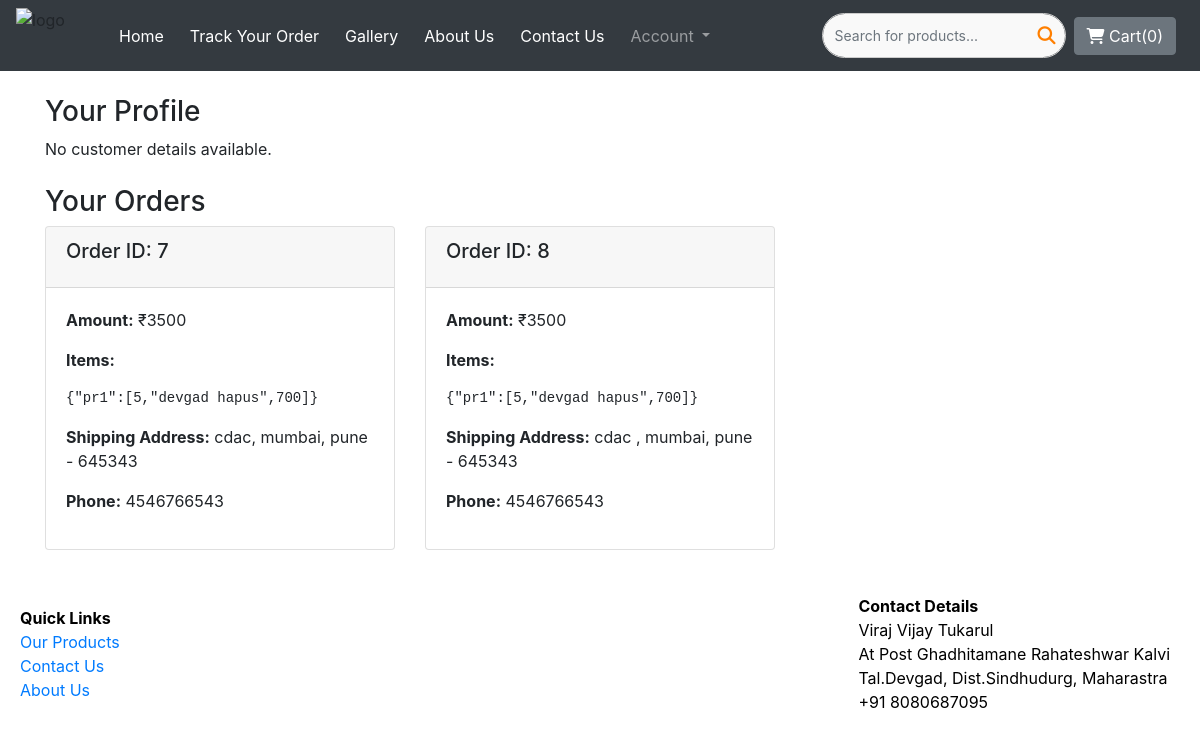
/profile_user/ (signed in), run on an earlier commit of the app's database.
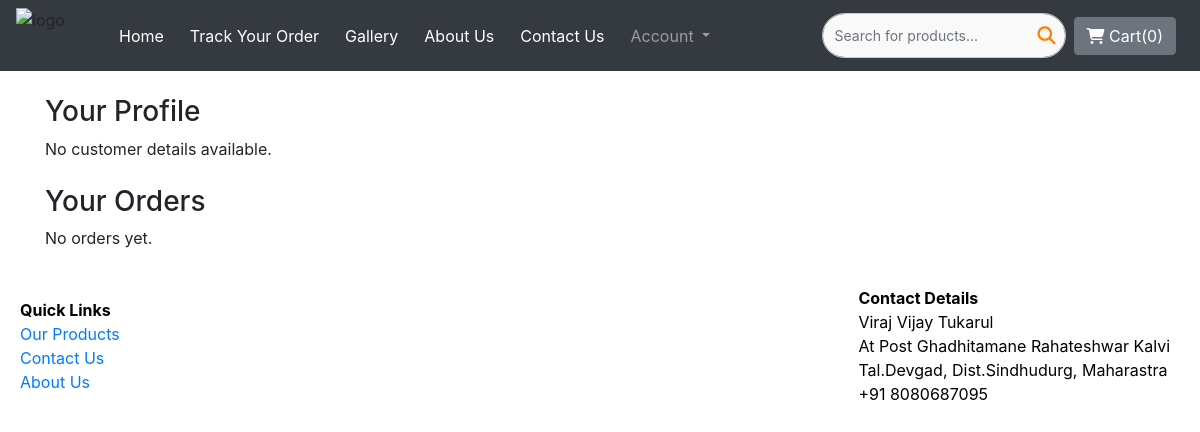
And on a later commit of the database.
### mango_shop/models.py (models this page shows)
class Orders(models.Model):
    user = models.ForeignKey(User, on_delete=models.CASCADE, null=True, blank=True) # new
    order_id = models.AutoField(primary_key=True)
    items_json = models.CharField(max_length=5000)
    amount = models.IntegerField(default=0)
    name = models.CharField(max_length=100)
    email = models.EmailField(max_length=100)
    address = models.CharField(max_length=150)
    city = models.CharField(max_length=90)
    state = models.CharField(max_length=100)
    zip_code = models.TextField(max_length=10)
    phone = models.TextField(max_length=30, default="")

### mango_shop/views.py (the view)
# urls.py: path('profile_user/', views.profile, name='Mango_shop - profile'),
@login_required
def profile(request):
    user = request.user
    customers = CustomerDetails.objects.filter(user=user)
    orders = Orders.objects.filter(user=user)
    return render(request, 'mango_shop/profile_user.html', {'customers': customers, 'orders': orders})

### mango_shop/templates/mango_shop/profile_user.html (shortened to what this page needs)
{% extends 'mango_shop/basic.html' %}
{% block body %}
<div class="container mt-4">
    <h3>Your Profile</h3>
    {% if customers %}
        <div class="list-group">
            {% for customer in customers %}
                <div class="list-group-item mb-2">
                    <h5 class="mb-1">{{ customer.name }}</h5>
                    <p class="mb-1"><strong>Email:</strong> {{ customer.email }}</p>
                    <p class="mb-1"><strong>Phone:</strong> {{ customer.phone }}</p>
                    <p class="mb-1"><strong>Address:</strong> {{ customer.address }}, {{ customer.city }}, {{ customer.state }} - {{ customer.zip_code }}</p>
                </div>
            {% endfor %}
        </div>
    {% else %}
        <p>No customer details available.</p>
    {% endif %}
</div>
<div class="container mt-4">
    <h3>Your Orders</h3>
    {% if orders %}
        <div class="row">
            {% for order in orders %}
                <div class="col-md-4 mb-4">
                    <div class="card">
                        <div class="card-header">
                            <h5 class="card-title">Order ID: {{ order.order_id }}</h5>
                        </div>
                        <div class="card-body">
                            <p><strong>Amount:</strong> ₹{{ order.amount }}</p>
                            <p><strong>Items:</strong></p>
                            <pre>{{ order.items_json }}</pre>
                            <p><strong>Shipping Address:</strong> {{ order.address }}, {{ order.city }}, {{ order.state }} - {{ order.zip_code }}</p>
                            <p><strong>Phone:</strong> {{ order.phone }}</p>
                        </div>
                    </div>
                </div>
            {% endfor %}
        </div>
    {% else %}
        <p>No orders yet.</p>
    {% endif %}
</div>
{% endblock %}

### mango_shop/templates/mango_shop/basic.html (shortened to what this page needs)
<!doctype html>
<html lang="en">
  <head>
    <link rel="stylesheet" href="https://stackpath.bootstrapcdn.com/bootstrap/4.2.1/css/bootstrap.min.css">
  </head>
  <body>
  {% load static %}
  <link rel="stylesheet" href="https://cdnjs.cloudflare.com/ajax/libs/font-awesome/6.5.1/css/all.min.css">
<nav class="navbar navbar-expand-lg navbar-dark bg-dark ">
    <img src="https://i.postimg.cc/zvKg5fcH/logo.png" alt="logo" style="width: 95px; height: 55px;">
  <div class="collapse navbar-collapse" id="navbarSupportedContent">
    <ul class="navbar-nav mr-auto nav-spaced">
      <li class="nav-item active nav-spaced">
        <a class="nav-link" href="/">Home <span class="sr-only">(current)</span></a>
      </li>
      {% if user.is_authenticated %}
        <li class="nav-item active nav-spaced">
            <a class="nav-link" href="/tracking">Track Your Order<span class="sr-only">(current)</span></a>
        </li>
      {% endif %}
      <li class="nav-item active nav-spaced">
        <a class="nav-link" href="/gallary">Gallery<span class="sr-only">(current)</span></a>
      </li>
      <li class="nav-item active nav-spaced">
        <a class="nav-link" href="/about">About Us</a>
      </li>
      <li class="nav-item active nav-spaced">
        <a class="nav-link" href="/contact">Contact Us</a>
      </li>
      <li class="nav-item dropdown">
        <a class="nav-link dropdown-toggle" href="#" id="navbarDropdown" role="button" data-toggle="dropdown" aria-haspopup="true" aria-expanded="false">
          Account
        </a>
      </li>
    </ul>
    <form method="get" action="/search/" class="form-inline my-2 my-lg-0">
      <div class="input-group" style="position: relative; width: 100%; max-width: 400px;">
        <input class="form-control rounded-pill ps-4 pe-5"
               type="search"
               placeholder="Search for products..."
               aria-label="Search"
               name="search"
               id="search"
               style="height: 45px; background-color: #f9f9f9; border: 1px solid #ccc; font-size: 14px;">
        <button type="submit"
                class="btn p-0"
                style="position: absolute; right: 10px; top: 50%; transform: translateY(-50%); border: none; background: none;">
          <i class="fa fa-search" style="color: #ff7f00; font-size: 18px;"></i>
        </button>
      </div>
    </form>
    <button type="button" class="btn btn-secondary mx-2"
            id="popcart"
            data-container="body"
            data-toggle="popover"
            data-placement="bottom"
            data-html="true"
            data-content="Vivamus sagittis lacus vel augue laoreet rutrum faucibus.">
      <i class="fa fa-shopping-cart"></i> Cart(<span id="cart">0</span>)
    </button>
  </div>
</nav>
{% block body %} {% endblock %}
<footer>
    <div>
        <ul>
            <li><b>Quick Links</b>
                <ul>
                    <li><a href="/">Our Products</a></li>
                </ul>
                <ul>
                    <li><a href="/contact">Contact Us</a></li>
                </ul>
                <ul>
                    <li><a href="/about">About Us</a></li>
                </ul>
            </li>
        </ul>
    </div>
        <ul>
            <li><b>Contact Details</b>
                <ul>
                    <p>Viraj Vijay Tukarul</p>
                </ul>
                <ul>
                    <p>At Post Ghadhitamane Rahateshwar Kalvi </p>
                </ul>
                <ul>
                    <p>Tal.Devgad, Dist.Sindhudurg, Maharastra</p>
                </ul>
                <ul>
                    <p>+91 8080687095</p>
                </ul>
            </li>
        </ul>
    </footer>
  </body>
</html>

What changed in the data, as far as the page shows it:
removed Orders: order_id "7", amount "3500", items_json "{\"pr1\":[5,\"devgad hapus\",700]}", address "cdac", city "mumbai", state "pune", zip_code "645343", phone "4546766543"
removed Orders: order_id "8", amount "3500", items_json "{\"pr1\":[5,\"devgad hapus\",700]}", address "cdac", city "mumbai", state "pune", zip_code "645343", phone "4546766543"
Also different on the page:
text now shown: "No orders yet."
